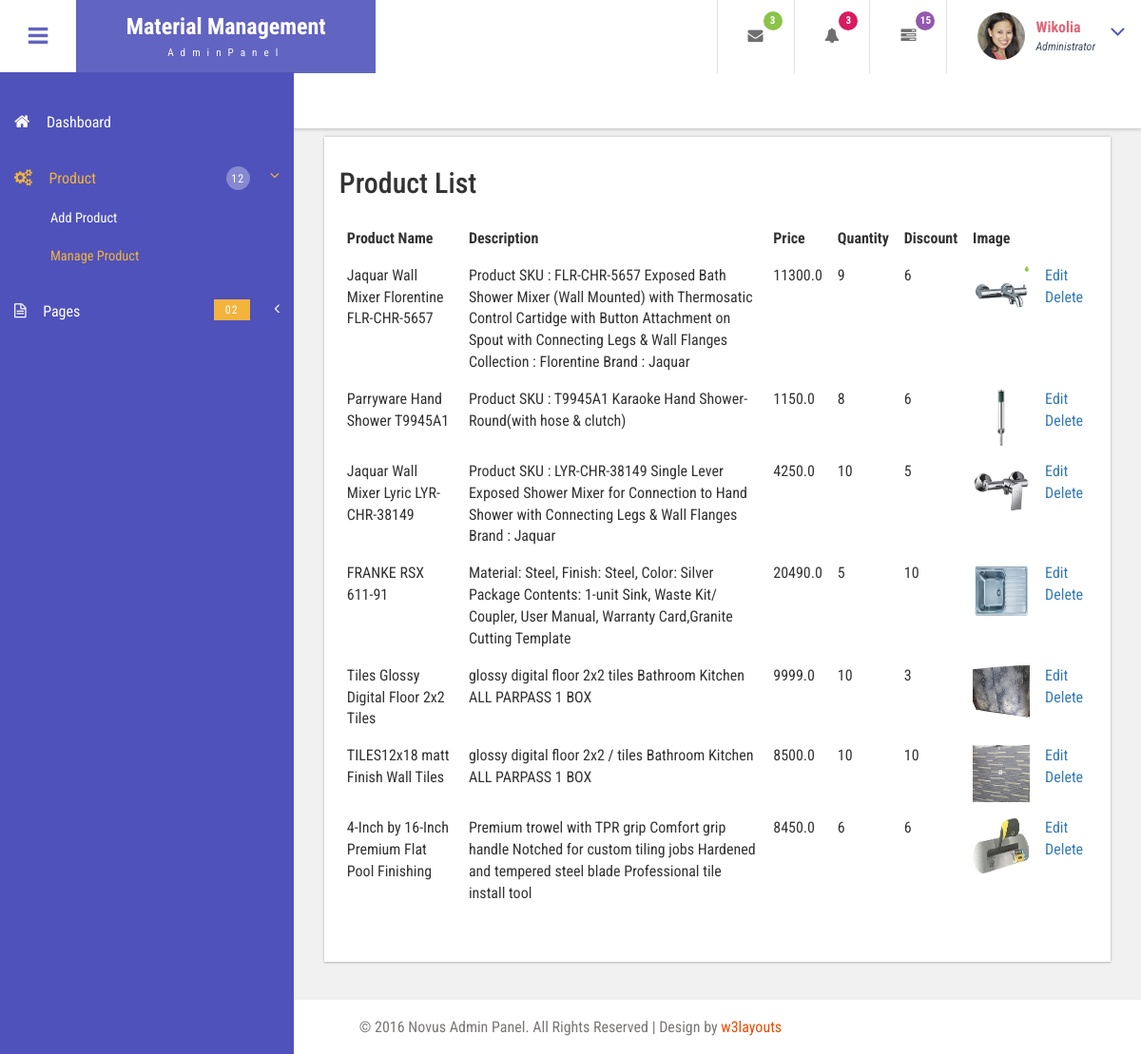
Screenshot of /seller/manageproduct/ with the database file from the repository.
### seller/models.py (models this page shows, shortened)
class Product(models.Model):
    seller=models.ForeignKey(Seller,on_delete=models.CASCADE)
    name=models.CharField(max_length=50)
    des=models.TextField()
    price=models.FloatField()
    quantity=models.IntegerField(default=0)
    discount=models.IntegerField()
    pic=models.FileField(upload_to='Product',default='koala.jpg')
    discountedprice=models.FloatField(blank=True,null=True)

### seller/views.py (the view)
# urls.py: path('manageproduct/',views.manageproduct,name='manageproduct'),
def manageproduct(request):
    plist=Product.objects.all()
    return render(request,'manageproduct.html',{'productlist':plist})

### seller/templates/manageproduct.html (shortened to what this page needs)
{% extends 'sellerheader.html' %}
{% load static %}
{% block content %}
    <div id="page-wrapper">
        <div class="forms">
            <div class="row">
                <div class="panel-info widget-shadow">
                    <h2>Product List</h2>
                    <br>
                    <table class="table">
                        <tr>
                            <th>Product Name</th>
                            <th>Description</th>
                            <th>Price</th>
                            <th>Quantity</th>
                            <th>Discount</th>
                            <th>Image</th>
                        </tr>
                        {% for item in productlist %}
                        <tr>
                            <td>{{item.name}}</td>
                            <td>{{item.des}}</td>
                            <td>{{item.price}}</td>
                            <td>{{item.quantity}}</td>
                            <td>{{item.discount}}</td>
                            <td><img src="{{item.pic.url}}" alt="image of {{item.name}}" title="image of {{item.name}}" height="60" width="60"></td>
                            <td>
                                <a href="{% url 'editproduct' item.id %}">Edit</a>
                                <a href="{% url 'deleteproduct' item.id %}">Delete</a>
                            </td>
                        </tr>
                        {% endfor %}
                    </table>
                </div>
            </div>
        </div>
        </div>
    </div>
    <div class="footer">
       <p>&copy; 2016 Novus Admin Panel. All Rights Reserved | Design by <a href="https://w3layouts.com/" target="_blank">w3layouts</a></p>
    </div>
{% endblock %}

### seller/static/sellerstatic/css/style.css (style rules this page uses)
h4, h5, h6, h1, h2, h3 { margin: 0; }
p { margin: 0; }
html, body { font-family: 'Roboto Condensed', sans-serif; font-size: 100%; overflow-x: hidden; background: #fff; }
body a { transition: 0.5s all ease; -webkit-transition: 0.5s all ease; -moz-transition: 0.5s all ease; -o-transition: 0.5s all ease; -ms-transition: 0.5s all ease; text-decoration:none; }
h1,h2,h3,h4,h5,h6 { margin:0; }
p { margin:0; }
.cbp-spmenu-push { overflow-x: hidden; position: relative; }
.cbp-spmenu, .cbp-spmenu-push { -webkit-transition: all 0.3s ease; -moz-transition: all 0.3s ease; transition: all 0.3s ease; }
.cbp-spmenu-push div#page-wrapper { margin: 0 0 0 19.3em; transition:.5s all; -webkit-transition:.5s all; -moz-transition:.5s all; }
.footer { background: #fff; padding: 1em; width: 100%; text-align:center; box-shadow: 0px -1px 4px rgba(0, 0, 0, 0.21); -webkit-box-shadow: 0px -1px 4px rgba(0, 0, 0, 0.21); -moz-box-shadow: 0px -1px 4px rgba(0, 0, 0, 0.21); -ms-box-shadow: 0px -1px 4px rgba(0, 0, 0, 0.21); -o-box-shadow: 0px -1px 4px rgba(0, 0, 0, 0.21); }
.footer p { color: #7A7676; font-size: 1em; line-height: 1.6em; }
.footer p a { color:#E94E02; }
.charts,.row { margin: 2em 0 0; }
.widget-shadow { background-color: #fff; box-shadow: 0 -1px 3px rgba(0,0,0,.12),0 1px 2px rgba(0,0,0,.24); -webkit-box-shadow: 0 -1px 3px rgba(0,0,0,.12),0 1px 2px rgba(0,0,0,.24); -moz-box-shadow: 0 -1px 3px rgba(0,0,0,.12),0 1px 2px rgba(0,0,0,.24); }
.table > thead > tr > th, .table > tbody > tr > th, .table > tfoot > tr > th, .table > thead > tr > td, .table > tbody > tr > td, .table > tfoot > tr > td { border-top: none; }
.panel-info.widget-shadow { padding: 2em 1em; }

### seller/static/sellerstatic/css/custom.css (style rules this page uses)
#page-wrapper { padding:7em 2em 2.5em; background-color: #F1F1F1; }

### rows the page displays
Product: name "Jaquar Wall Mixer Florentine FLR-CHR-5657", des "Product SKU : FLR-CHR-5657 Exposed Bath Shower Mixer (Wall Mounted) with Thermosatic Control Cartidge with Button Attachment on Spout with Connecting Legs & Wall Flanges Collection : Florentine Brand : Jaquar", price "11300.0", quantity "9", discount "6", pic (picture)
Product: name "Parryware Hand Shower T9945A1", des "Product SKU : T9945A1 Karaoke Hand Shower-Round(with hose & clutch)", price "1150.0", quantity "8", discount "6", pic (picture)
Product: name "Jaquar Wall Mixer Lyric LYR-CHR-38149", des "Product SKU : LYR-CHR-38149 Single Lever Exposed Shower Mixer for Connection to Hand Shower with Connecting Legs & Wall Flanges Brand : Jaquar", price "4250.0", quantity "10", discount "5", pic (picture)
Product: name "FRANKE RSX 611-91", des "Material: Steel, Finish: Steel, Color: Silver Package Contents: 1-unit Sink, Waste Kit/ Coupler, User Manual, Warranty Card,Granite Cutting Template", price "20490.0", quantity "5", discount "10", pic (picture)
Product: name "Tiles Glossy Digital Floor 2x2 Tiles", des "glossy digital floor 2x2 tiles Bathroom Kitchen ALL PARPASS 1 BOX", price "9999.0", quantity "10", discount "3", pic (picture)
Product: name "TILES12x18 matt Finish Wall Tiles", des "glossy digital floor 2x2 / tiles Bathroom Kitchen ALL PARPASS 1 BOX", price "8500.0", quantity "10", discount "10", pic (picture)
Product: name "4-Inch by 16-Inch Premium Flat Pool Finishing", des "Premium trowel with TPR grip Comfort grip handle Notched for custom tiling jobs Hardened and tempered steel blade Professional tile install tool", price "8450.0", quantity "6", discount "6", pic (picture)
